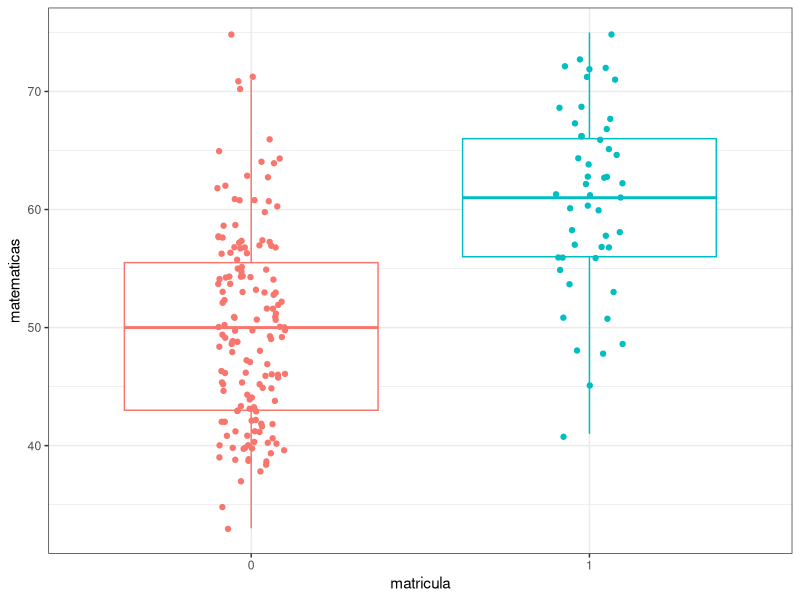
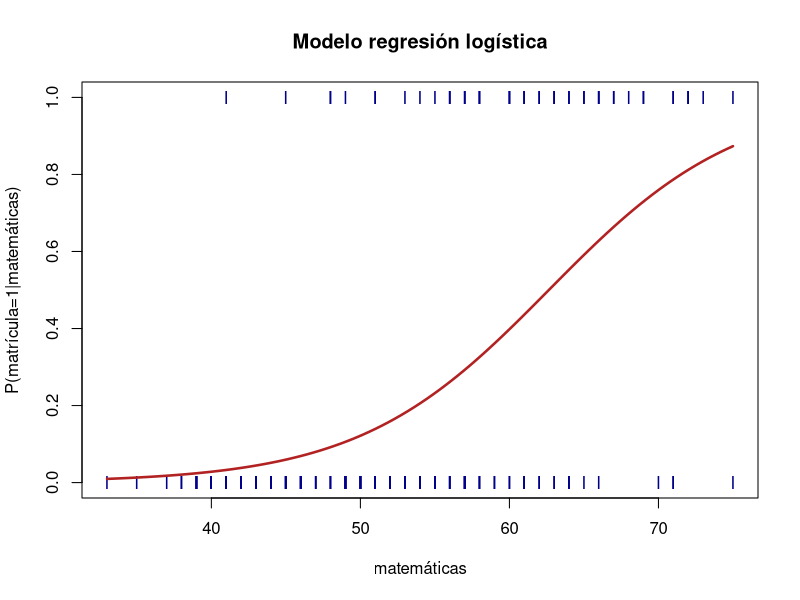
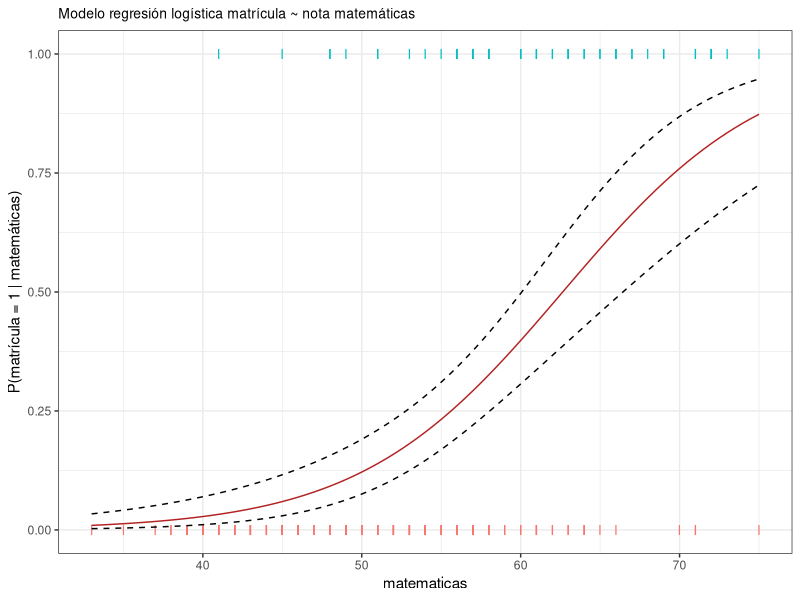
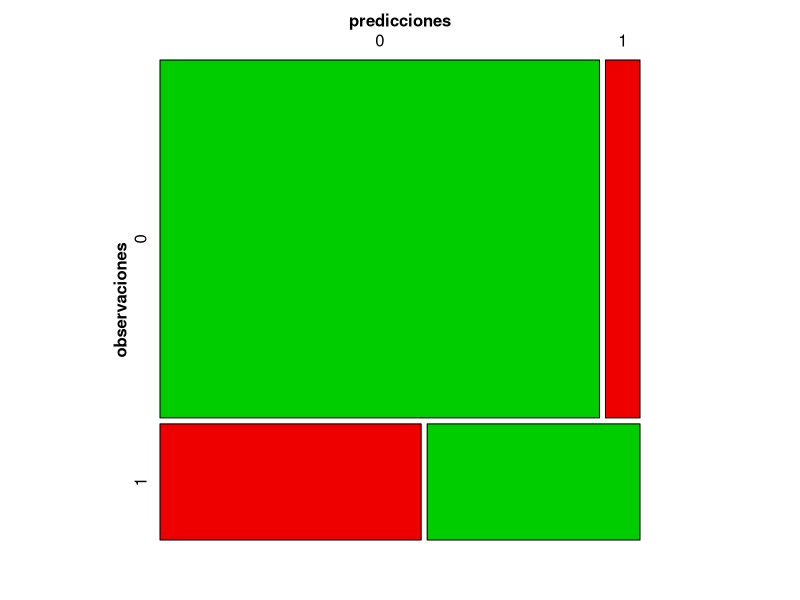

Source code (R) for these figures, in order:
## ---- chunk 1
library(ggplot2)
library(vcd)

## ---- chunk 2
matricula <- as.factor(c(0, 0, 0, 0, 0, 0, 0, 0, 0, 0, 0, 1, 0, 1, 0, 0, 0, 0, 1,
                         0, 0, 1, 0, 0, 0, 0, 1, 0, 0, 0, 0, 0, 1, 0, 0, 1, 0, 1,
                         0, 0, 0, 0, 0, 0, 1, 0, 0, 0, 0, 0, 1, 0, 0, 0, 1, 0, 0,
                         0, 0, 0, 0, 1, 0, 0, 0, 0, 0, 0, 0, 0, 0, 0, 1, 0, 0, 0,
                         1, 0, 0, 0, 0, 0, 0, 1, 0, 1, 0, 0, 0, 0, 1, 0, 1, 0, 0,
                         1, 1, 1, 0, 1, 0, 0, 0, 0, 0, 0, 1, 0, 0, 1, 0, 0, 0, 1,
                         1, 0, 0, 1, 0, 0, 0, 0, 0, 0, 1, 0, 0, 0, 0, 0, 0, 1, 1,
                         0, 0, 1, 0, 0, 0, 0, 0, 0, 0, 0, 0, 0, 1, 0, 0, 0, 0, 0,
                         0, 0, 1, 0, 0, 0, 0, 1, 1, 0, 1, 1, 0, 0, 0, 0, 1, 0, 0,
                         0, 0, 0, 0, 0, 1, 0, 0, 1, 1, 0, 1, 1, 1, 1, 0, 0, 1, 0,
                         0, 0, 0, 0, 1, 0, 0, 0, 1, 1))
matematicas <- c(41, 53, 54, 47, 57, 51, 42, 45, 54, 52, 51, 51, 71, 57, 50, 43,
                 51, 60, 62, 57, 35, 75, 45, 57, 45, 46, 66, 57, 49, 49, 57, 64,
                 63, 57, 50, 58, 75, 68, 44, 40, 41, 62, 57, 43, 48, 63, 39, 70,
                 63, 59, 61, 38, 61, 49, 73, 44, 42, 39, 55, 52, 45, 61, 39, 41,
                 50, 40, 60, 47, 59, 49, 46, 58, 71, 58, 46, 43, 54, 56, 46, 54,
                 57, 54, 71, 48, 40, 64, 51, 39, 40, 61, 66, 49, 65, 52, 46, 61,
                 72, 71, 40, 69, 64, 56, 49, 54, 53, 66, 67, 40, 46, 69, 40, 41,
                 57, 58, 57, 37, 55, 62, 64, 40, 50, 46, 53, 52, 45, 56, 45, 54,
                 56, 41, 54, 72, 56, 47, 49, 60, 54, 55, 33, 49, 43, 50, 52, 48,
                 58, 43, 41, 43, 46, 44, 43, 61, 40, 49, 56, 61, 50, 51, 42, 67,
                 53, 50, 51, 72, 48, 40, 53, 39, 63, 51, 45, 39, 42, 62, 44, 65,
                 63, 54, 45, 60, 49, 48, 57, 55, 66, 64, 55, 42, 56, 53, 41, 42,
                 53, 42, 60, 52, 38, 57, 58, 65)
datos <- data.frame(matricula, matematicas)
head(datos, 4)
## ---- chunk 3
table(datos$matricula)
## ---- chunk 4
ggplot(data = datos, aes(x = matricula, y = matematicas, color = matricula)) +
  geom_boxplot(outlier.shape = NA) +
  geom_jitter(width = 0.1) + 
  theme_bw() +
  theme(legend.position = "null")
## ---- chunk 5
modelo <- glm(matricula ~ matematicas, data = datos, family = "binomial")
summary(modelo)
## ---- chunk 6
confint(object = modelo, level = 0.95 )
## ---- chunk 7
# MEDIANTE BASE GRAPHICS SIN INTERVALOS DE CONFIANZA

# Codificación 0,1 de la variable respuesta
datos$matricula <- as.character(datos$matricula)
datos$matricula <- as.numeric(datos$matricula)

plot(matricula ~ matematicas, datos, col = "darkblue",
     main = "Modelo regresión logística",
     ylab = "P(matrícula=1|matemáticas)",
     xlab = "matemáticas", pch = "I")

# type = "response" devuelve las predicciones en forma de probabilidad en lugar de en log_ODDs
curve(predict(modelo, data.frame(matematicas = x), type = "response"),
      col = "firebrick", lwd = 2.5, add = TRUE)
## ---- chunk 8
# MEDIANTE GGPLOT2 INCLUYENDO INTERVALOS DE CONFIANZA

datos$matricula <- as.character(datos$matricula)
datos$matricula <- as.numeric(datos$matricula)

# Se crea un vector con nuevos valores interpolados en el rango de observaciones.
nuevos_puntos <- seq(from = min(datos$matematicas), to = max(datos$matematicas),
                     by = 0.5)


# Predicciones de los nuevos puntos según el modelo. 
# Si se indica se.fit = TRUE se devuelve el error estándar de cada predicción
# junto con el valor de la predicción (fit).
predicciones <- predict(modelo, data.frame(matematicas = nuevos_puntos),
                        se.fit = TRUE)

# Mediante la función logit se transforman los log_ODDs a probabilidades.
predicciones_logit <- exp(predicciones$fit) / (1 + exp(predicciones$fit))

# Se calcula el límite inferior y superior del IC del 95% sustrayendo e
# incrementando el logODDs de cada predicción 1.95*SE. Una vez calculados los
# logODDs del intervalo se transforman en probabilidades con la función logit.
limite_inferior       <- predicciones$fit - 1.96 * predicciones$se.fit
limite_inferior_logit <- exp(limite_inferior) / (1 + exp(limite_inferior))
limite_superior       <- predicciones$fit + 1.96 * predicciones$se.fit
limite_superior_logit <- exp(limite_superior) / (1 + exp(limite_superior))

# Se crea un dataframe con los nuevos puntos y sus predicciones
datos_curva <- data.frame(matematicas = nuevos_puntos,
                          probabilidad_matricula = predicciones_logit,
                          limite_inferior_logit = limite_inferior_logit, 
                          limite_superior_logit = limite_superior_logit)

ggplot(datos, aes(x = matematicas, y = matricula)) +
      geom_point(aes(color = as.factor(matricula)), shape = "I", size = 3) + 
      geom_line(data = datos_curva, aes(y = probabilidad_matricula),
                color = "firebrick") + 
      geom_line(data = datos_curva, aes(y = limite_inferior_logit),
                linetype = "dashed") + 
      geom_line(data = datos_curva, aes(y = limite_superior_logit),
                linetype = "dashed") + 
      theme_bw() +
      labs(title = "Modelo regresión logística matrícula ~ nota matemáticas",
           y = "P(matrícula = 1 | matemáticas)", y = "matemáticas") + 
      theme(legend.position = "null") +
      theme(plot.title = element_text(size = 10))
## ---- chunk 9
# Diferencia de residuos
# En R, un objeto glm almacena la "deviance" del modelo, así como la "deviance"
# del modelo nulo. 
dif_residuos <- modelo$null.deviance - modelo$deviance

# Grados libertad
df <- modelo$df.null - modelo$df.residual

# p-value
p_value <- pchisq(q = dif_residuos,df = df, lower.tail = FALSE)

paste("Diferencia de residuos:", round(dif_residuos, 4))
## ---- chunk 10
# El mismo cálculo se puede obtener directamente con:
anova(modelo, test = "Chisq")
## ---- chunk 11
predicciones <- ifelse(test = modelo$fitted.values > 0.5, yes = 1, no = 0)
matriz_confusion <- table(modelo$model$matricula, predicciones,
                          dnn = c("observaciones", "predicciones"))
matriz_confusion
## ---- chunk 12
mosaic(matriz_confusion, shade = T, colorize = T,
       gp = gpar(fill = matrix(c("green3", "red2", "red2", "green3"), 2, 2)))
